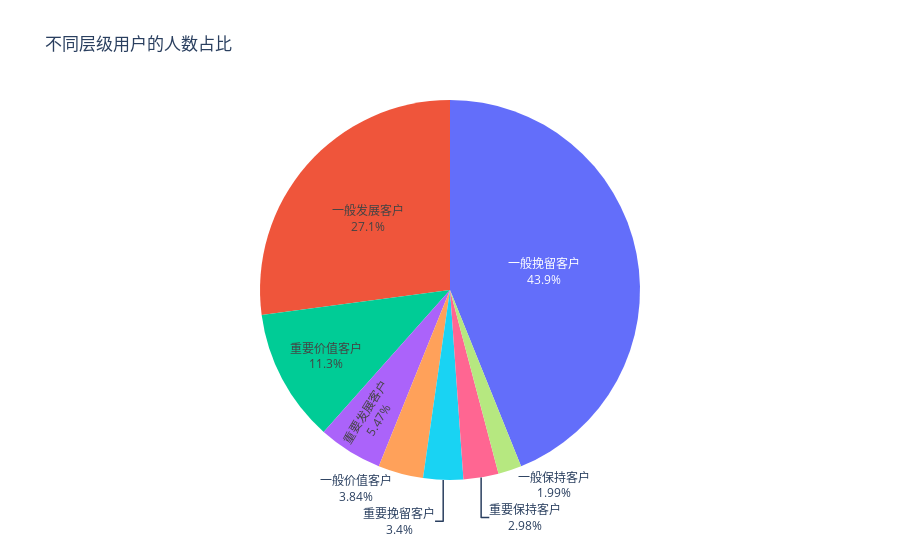

Here is the notebook cell this chart was saved with:
### Markdown cell above
![RMF-3dscatter](./RMF-3dscatter.png)

### Code cell
# 看看不同层级用户人数的占比
label_counts = rfm['label'].value_counts()
label_percentages = label_counts / label_counts.sum() * 100

# 绘制饼图
fig = go.Figure(data=[go.Pie(labels=label_percentages.index, values=label_percentages.values, textinfo='label+percent')])
fig.update_layout(title='不同层级用户的人数占比', showlegend=False)
fig.show()

### Figure 1 — Plotly figure (JSON) as saved in the notebook; plotly's stock layout.template omitted (floating-point values rounded to 4 significant figures)
{"data": [{"labels": ["一般挽留客户", "一般发展客户", "重要价值客户", "重要发展客户", "一般价值客户", "重要挽留客户", "重要保持客户", "一般保持客户"], "textinfo": "label+percent", "type": "pie", "values": [43.9, 27.11, 11.31, 5.465, 3.844, 3.396, 2.982, 1.993]}], "layout": {"showlegend": false, "title": {"text": "不同层级用户的人数占比"}}}
